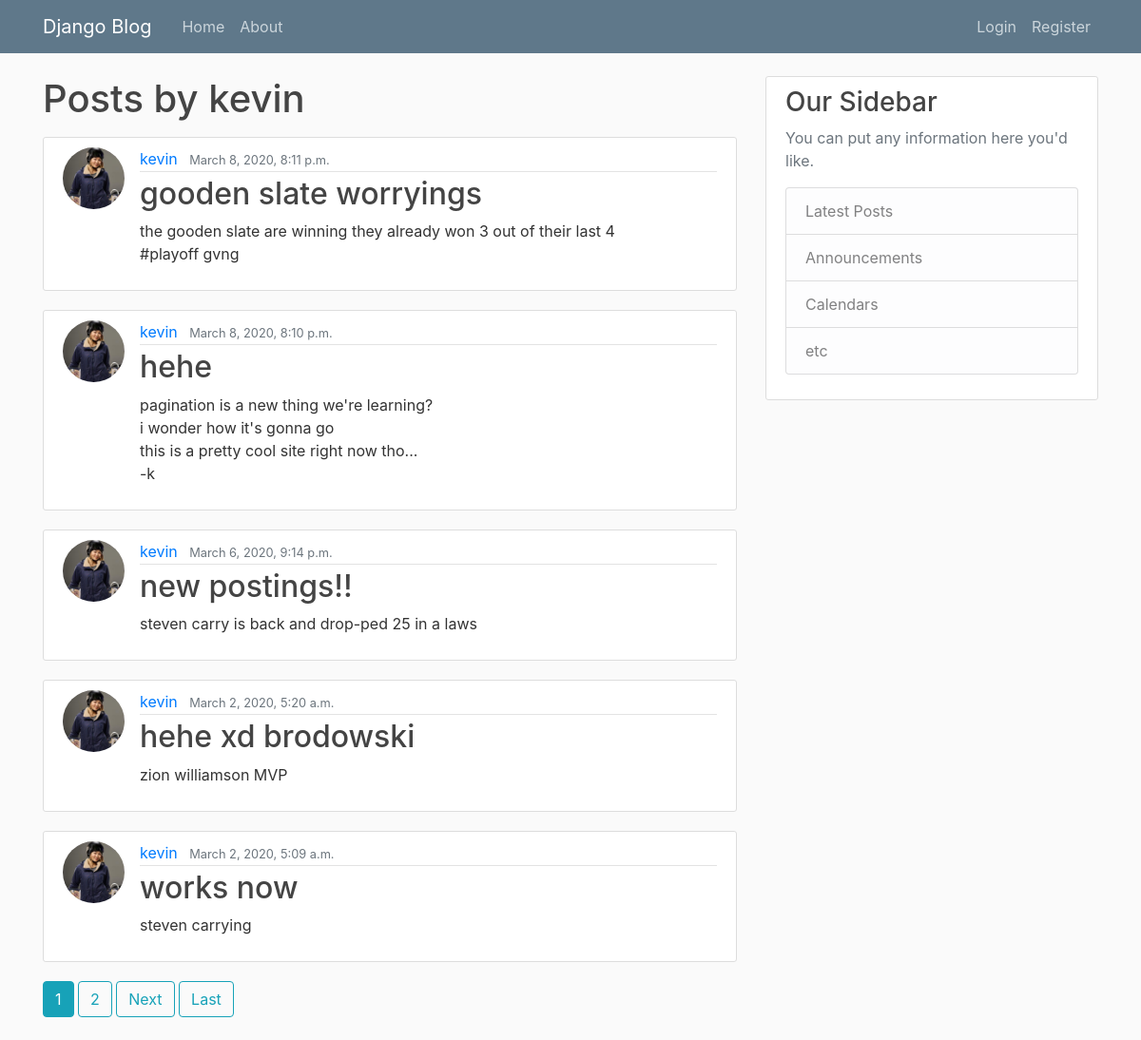
The page /user/kevin on the database as committed earlier.
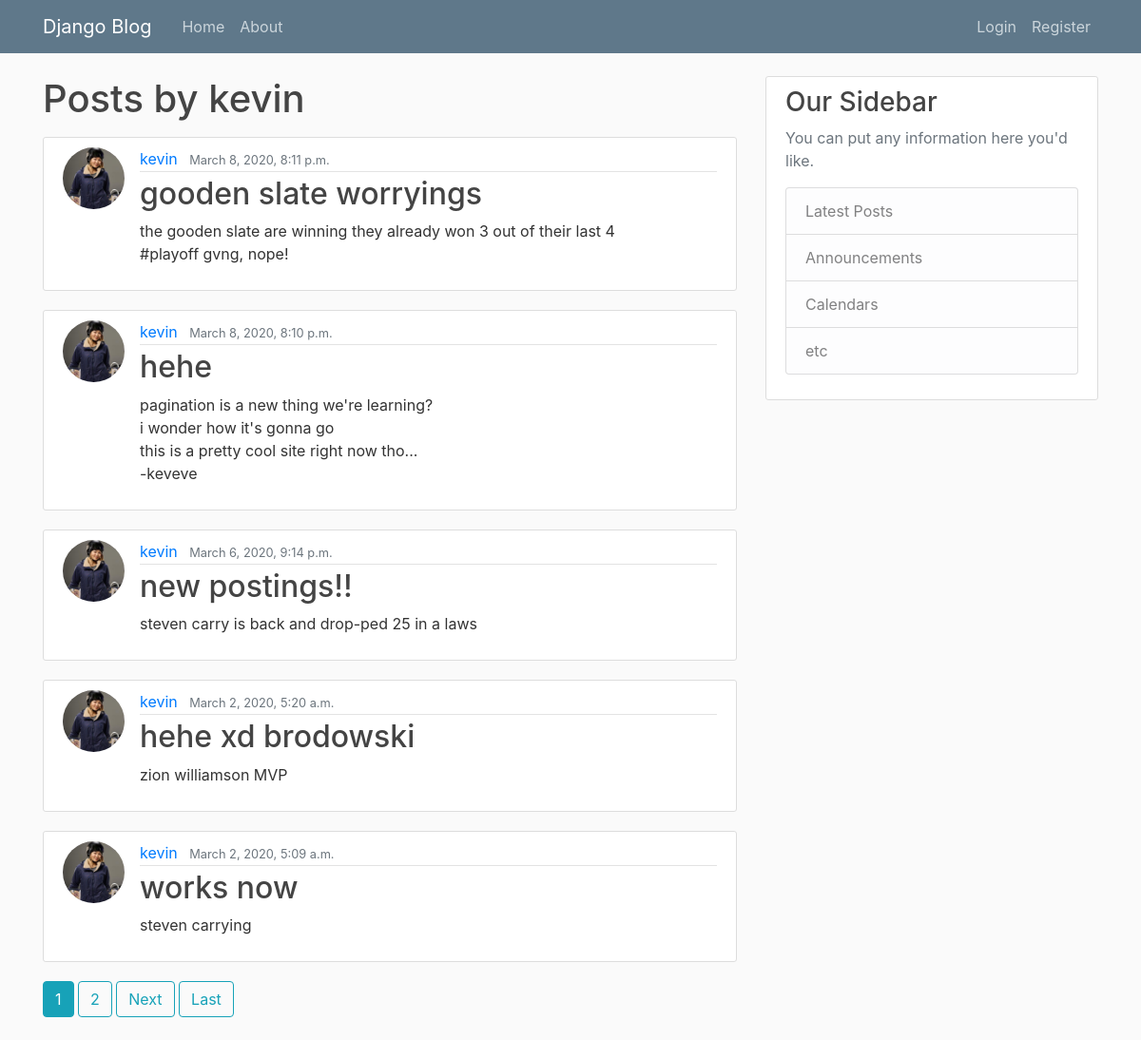
The same page on the database as committed later.
### blog/models.py (models this page shows, shortened)
class Post(models.Model):
  title = models.CharField(max_length=100)
  content = models.TextField()
  date_posted = models.DateTimeField(default=timezone.now)
  author = models.ForeignKey(User, on_delete=models.CASCADE)
  pin = models.BooleanField(default=False)

### users/models.py (models this page shows, shortened)
class Profile(models.Model):
  user = models.OneToOneField(User, on_delete=models.CASCADE)
  biography = models.TextField()
  image = models.ImageField(default='default.jpg', upload_to='profile_pics')

### blog/views.py (the view)
# urls.py: path('user/<str:username>', UserPostListView.as_view(), name='user-posts'),
class UserPostListView(ListView):
  model = Post
  template_name = 'blog/user_posts.html'
  context_object_name = 'posts'
  paginate_by = 5
  def get_queryset(self):
    user = get_object_or_404(User, username=self.kwargs.get('username'))
    return Post.objects.filter(author = user).order_by('-date_posted')

### blog/templates/blog/user_posts.html (shortened to what this page needs)
{% extends "blog/base.html" %}
{% block content %}
<h1 class="mb-3"> Posts by {{ view.kwargs.username }} </h1>
  {% for post in posts %}
    <article class="media content-section">
      <img class="rounded-circle article-img" src="{{ post.author.profile.image.url }}">
      <div class="media-body">
        <div class="article-metadata">
          <a class="mr-2" href="{% url 'user-posts' post.author.username %}">{{ post.author }}</a>
          <small class="text-muted">{{ post.date_posted }}</small>
        </div>
        <h2><a class="article-title" href="{% url 'post-detail' post.id %}">{{ post.title }}</a></h2>
        <p class="article-content">{{ post.content }}</p>
      </div>
    </article>
  {% endfor %}
  {% if is_paginated %}
    {% for num in page_obj.paginator.page_range %}
      {% if page_obj.number == num %}
        <a class="btn btn-info mb-4 c-w">{{ num }}</a>
      {% elif num > page_obj.number|add:'-3' and num < page_obj.number|add:'3' %}
        <a class="btn btn-outline-info mb-4" href="?page={{ num }}">{{ num }}</a>
      {% endif %}
    {% endfor %}
    {% if page_obj.has_next %}
      <a class="btn btn-outline-info mb-4" href="?page={{ page_obj.next_page_number }}">Next</a>
      <a class="btn btn-outline-info mb-4" href="?page={{ page_obj.paginator.num_pages }}">Last</a>
    {% endif %}
  {% endif %}
{% endblock content %}

Rows that differ between the two databases and show on the page:
changed Post "gooden slate worryings": content "the gooden slate are winning they already won 3 out of their last 4 #playoff gvng" → "the gooden slate are winning they already won 3 out of their last 4 #playoff gvng, nope!"
changed Post "hehe": content "pagination is a new thing we're learning? i wonder how it's gonna go this is a pretty cool site right now tho... -k" → "pagination is a new thing we're learning? i wonder how it's gonna go this is a pretty cool site right now tho... -keveve"
